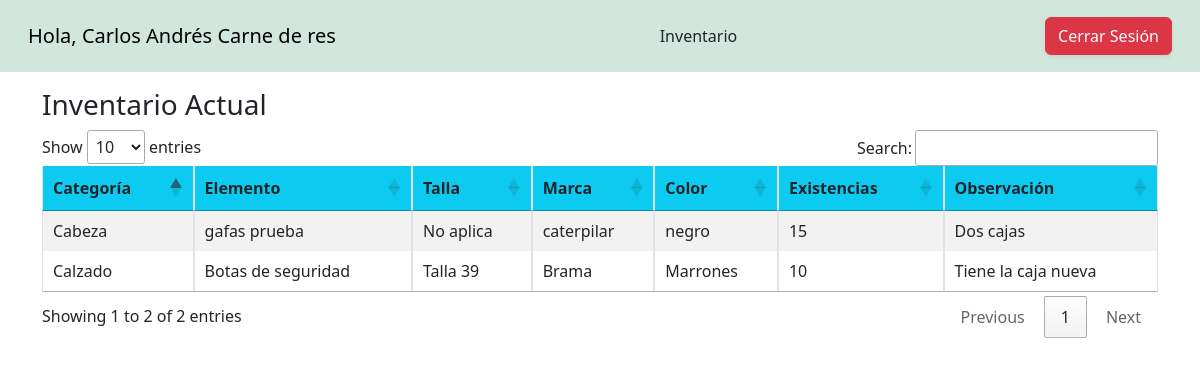
The page /views/home.php (signed in) on the database as committed earlier.
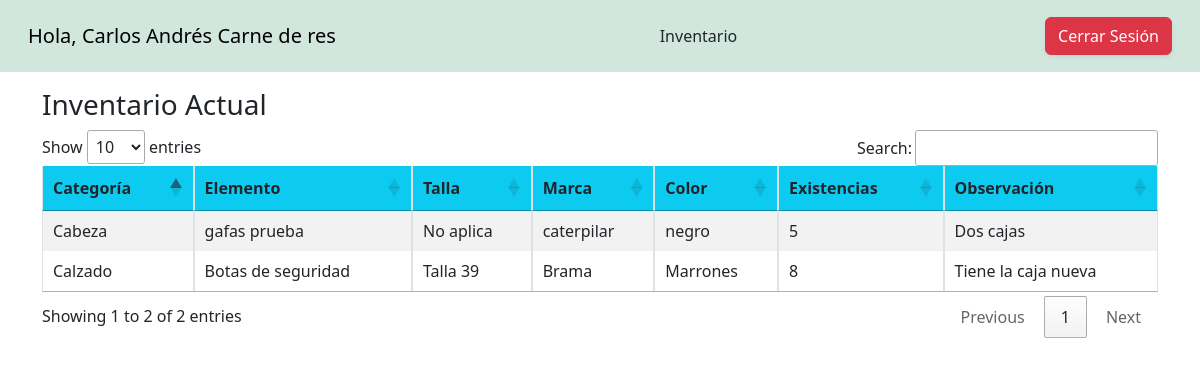
The same page on the database as committed later.
### tables this page shows
CREATE TABLE `elementos` (
  `idElemento` int(11) NOT NULL,
  `fkCategoria` int(11) NOT NULL,
  `fkTalla` int(10) NOT NULL,
  `elemento` varchar(50) NOT NULL,
  `marca` varchar(50) NOT NULL,
  `color` varchar(10) NOT NULL,
  `existencias` int(10) NOT NULL,
  `observacion` varchar(500) NOT NULL
);

CREATE TABLE `categorias` (
  `idCategoria` int(11) NOT NULL,
  `nombreCat` varchar(32) NOT NULL
);

CREATE TABLE `tallas` (
  `idTalla` int(11) NOT NULL,
  `tallas` varchar(10) NOT NULL
);

### views/home.php (the view, shortened to what this page needs)
<?php
include("../controllers/dbConection.php");
?>
<!DOCTYPE html>
<html lang="en">
<head>
    <link rel="stylesheet" href="../csss/bootstrap/css/bootstrap.min.css" />
    <link rel="stylesheet" href="../csss/DataTables/Responsive-2.5.0/css/responsive.dataTables.min.css">
    <link href="../csss/DataTables/datatables.min.css" rel="stylesheet">
</head>
<body class="vh-100">
    <nav class="navbar navbar-expand-lg navbar-light bg-success-subtle p-3">
        <div class="container-fluid">
            <a class="navbar-brand" href="#">
                <?php
                echo "Hola, ";
                echo $_SESSION["nombre"];
                ?>
            </a>
            <a class="nav-link mx-2 active" aria-current="page" href="#">Inventario</a>
            <div>
                <button class="btn btn-danger shadow-sm">
                    <a class="text-decoration-none text-white" href="../controllers/logout.php">Cerrar Sesión</a>
                </button>
            </div>
        </div>
    </nav>
    <div class="container flex flex-column gap-6 mt-3">
        <h3>Inventario Actual</h3>
        <table id="tableInventarioUser" class="table table-striped table-bordered table-responsive table-hover nowrap" style="width: 100%;">
            <thead class="bg-info">
                <tr>
                    <th scope="col">Categoría</th>
                    <th scope="col">Elemento</th>
                    <th scope="col">Talla</th>
                    <th scope="col">Marca</th>
                    <th scope="col">Color</th>
                    <th scope="col">Existencias</th>
                    <th scope="col">Observación</th>
                </tr>
            </thead>
            <tbody>
                <?php
                $sqlElm = $conexion->query("SELECT * FROM elementos as e, categorias as c, tallas
                as t where e.fkCategoria=c.idCategoria AND e.fkTalla=t.idTalla");
                while ($tableData = $sqlElm->fetch_object()) { ?>
                    <tr>
                        <td><?= $tableData->nombreCat ?></td>
                        <td><?= $tableData->elemento ?></td>
                        <td><?= $tableData->tallas ?></td>
                        <td><?= $tableData->marca ?></td>
                        <td><?= $tableData->color ?></td>
                        <td><?= $tableData->existencias ?></td>
                        <td><?= $tableData->observacion ?></td>
                    </tr>
                <?php } ?>
            </tbody>
        </table>
    </div>
</body>
</html>

Rows that differ between the two databases and show on the page:
changed elementos "gafas prueba": existencias "15" → "5"
changed elementos "Botas de seguridad": existencias "10" → "8"
